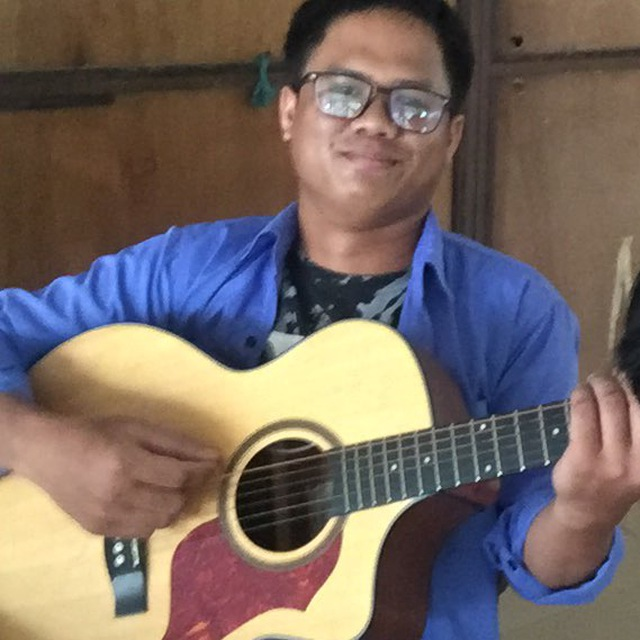
#> input picture TP/TP05 Singular Value Decomposition/Image.jpg, 640 x 640 px
$ jupyter execute Lecture05.ipynb   (shell and % lines are left out)
#> lines starting #> are read from the running program, lines starting #| are printed output that depends on the picture
### <font color = yellow>Lecture 5:  Singular Value Decomposition (SVD)

As on slides, SVD of matrix  𝐴  is:

𝐴= 𝑈𝐷𝑉^𝑇

Where:

𝑈  is an orthogonal  𝑚×𝑚  matrix; its columns are the left-singular vectors of  𝐴 .
𝑉  is an orthogonal  𝑛×𝑛  matrix; its columns are the right-singular vectors of  𝐴 .
𝐷  is a diagonal  𝑚×𝑛  matrix; elements along its diagonal are the singular values of

[cell 1]
import numpy as np
A = np.array([[-1,2], [3,-2], [5, 7]])
A

[cell 2]
U, d, VT = np.linalg.svd(A) # V is already transposed

[cell 3]
U

[cell 4]
VT

[cell 5]
d

[cell 6]
np.diag(d)

SVD and eigendecomposition are closely related to each other:

Left-singular vectors of  𝐴  = eigenvectors of  𝐴𝐴𝑇 .
Right-singular vectors of  𝐴  = eigenvectors of  𝐴𝑇𝐴 .
Non-zero singular values of  𝐴  = square roots of eigenvalues of  𝐴𝐴𝑇  = square roots of eigenvalues of  𝐴𝑇𝐴

### Image Compression via SVD

The section features code adapted from https://gist.github.com/frankcleary/4d2bd178708503b556b0

[cell 7]
import matplotlib.pyplot as plt
from PIL import Image

[cell 8]
img = Image.open('Image.jpg')
#> img is the input picture: PIL image 640x640 RGB; mean R, G, B 118.1, 104.5, 98.9
plt.imshow(img)

Convert image to grayscale so that we don't have to deal with the complexity of multiple color channels:

[cell 9]
imggray = img.convert('LA')
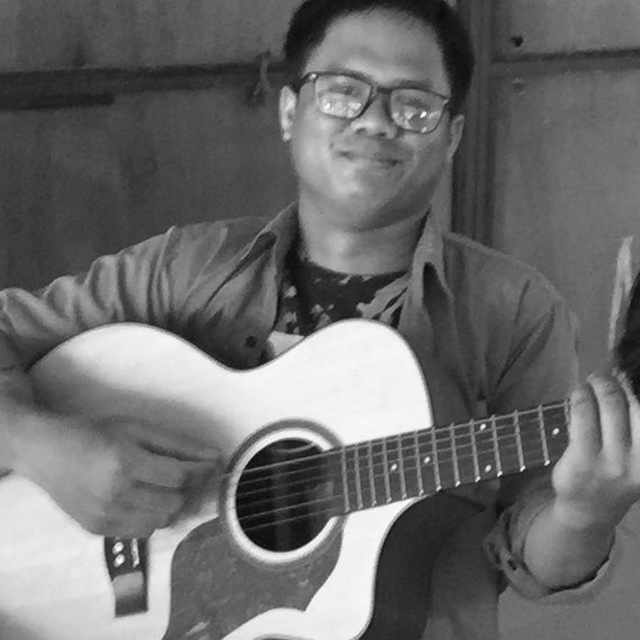
#> imggray: PIL image 640x640 LA; mean R, G, B, A 107.9, 107.9, 107.9, 255
plt.imshow(imggray)

Convert data into unmpy matrix, which doesn't impact image data:

[cell 10]
imgmat = np.array(list(imggray.getdata(band = 0)), float)
imgmat.shape = (imggray.size[1], imggray.size[0])
imgmat = np.matrix(imgmat)
plt.imshow(imgmat, cmap = 'gray')

[cell 11]
# Calculate SVD of the image:
U, sigma, V = np.linalg.svd(imgmat)
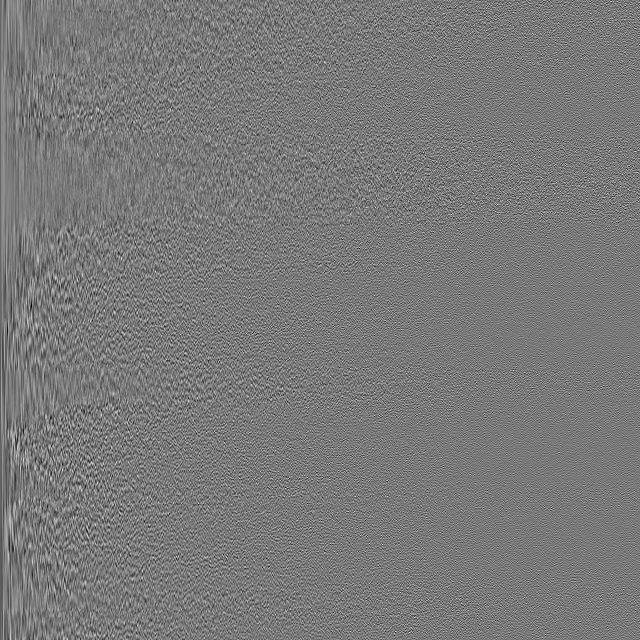
#> U: shape (640, 640) float64; min -0.213, max 0.232, mean -4.13e-05; drawn with min black and max white
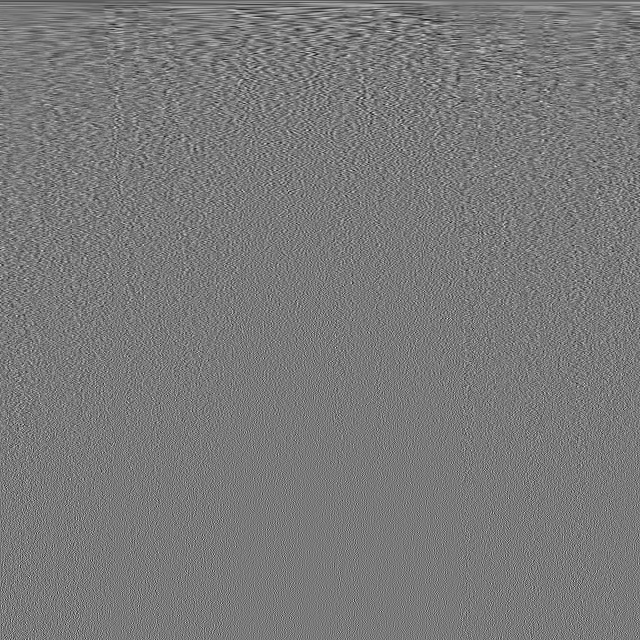
#> V: shape (640, 640) float64; min -0.209, max 0.227, mean -6.71e-05; drawn with min black and max white
#> sigma = 640 values, max 72684.9 at index 0, min 0.00828 at index 639, mean 395.1

As eigenvalues are arranged in descending order in diag( 𝜆 ) so too are singular values, by convention, arranged in descending order in  𝐷  (or, in this code, diag( 𝜎 )). Thus, the first left-singular vector of  𝑈  and first right-singular vector of  𝑉  may represent the most prominent feature of the image:

[cell 12]
reconstimg = np.matrix(U[:, :1])* np.diag(sigma[:1])*np.matrix(V[:1, :])
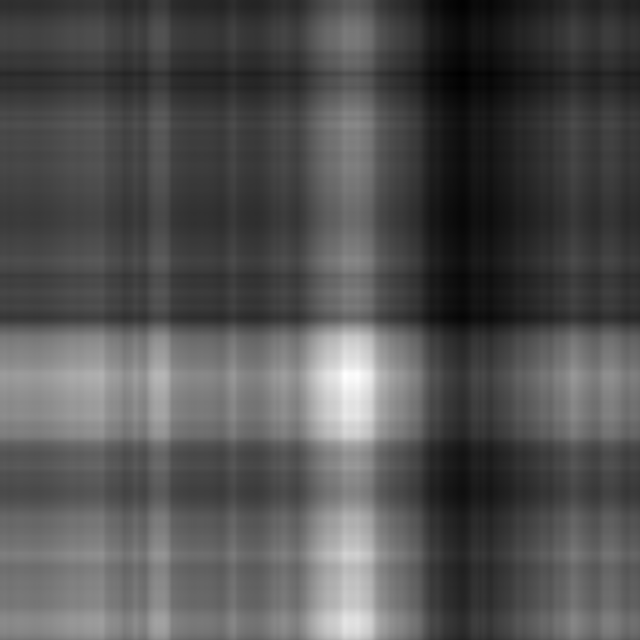
#> reconstimg: shape (640, 640) float64; min 33.49, max 262, mean 107.4; drawn with min black and max white
plt.imshow(reconstimg, cmap ='gray')

[cell 13]
# Additional singular vector improve the image quality
for i in [2,4,6,8,16,32,64]:
    reconstimg = np.matrix(U[:, :i])* np.diag(sigma[:i])* np.matrix(V[:i, :])
    plt.imshow(reconstimg, cmap = 'gray')
    title = "n = %s" % i
    plt.title(title)
    plt.show()
#> this loop made 7 passes
#> pass 1, `reconstimg = np.matrix(U[:, :i])* np.diag(sigma[:i])* np.matrix(V[:i, ..`:
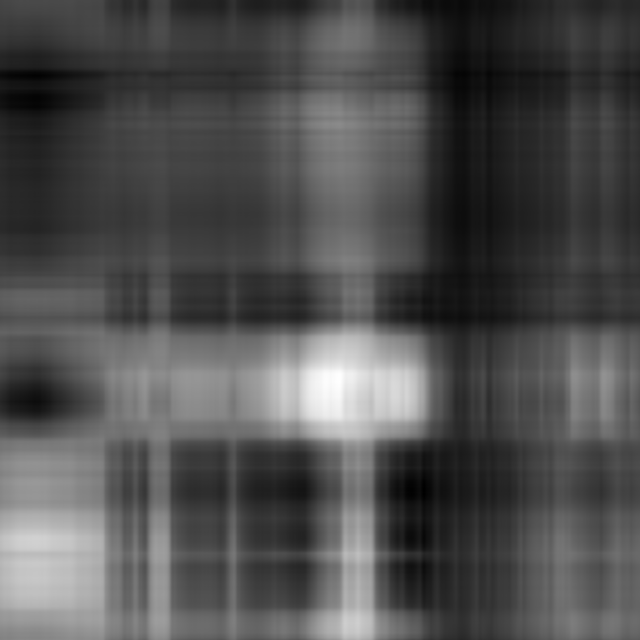
#> reconstimg: shape (640, 640) float64; min 26.22, max 286.2, mean 107.4; drawn with min black and max white
#> pass 3, `reconstimg = np.matrix(U[:, :i])* np.diag(sigma[:i])* np.matrix(V[:i, ..`:
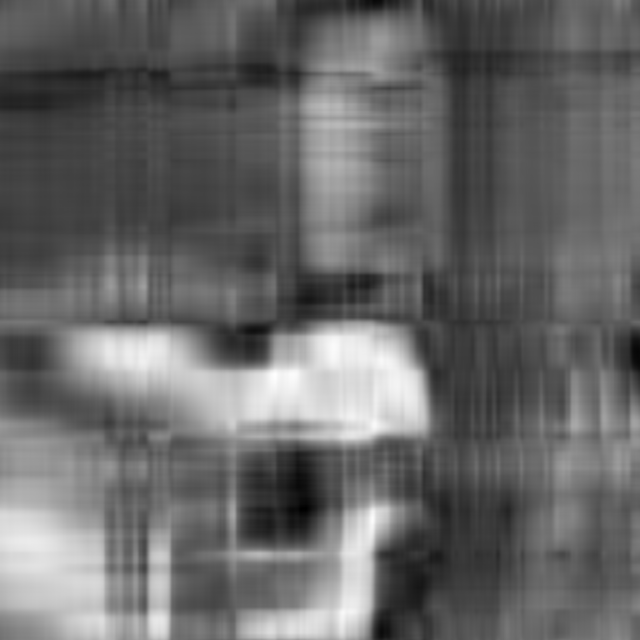
#> reconstimg: shape (640, 640) float64; min -10.03, max 278, mean 107.9; drawn with min black and max white

With 64 singular vectors, the image is reconstructed quite well, however the data footprint is much smaller than the original image:

[cell 14]
imgmat.shape
#> Out = (640, 640)

[cell 15]
full_represenation2  = 641*457
full_represenation2

[cell 16]
svd64_rep2 = 64*640 + 64 + 64*640
svd64_rep2

[cell 17]
svd64_rep2/full_represenation2

[cell 18]
perecentage = svd64_rep2/full_represenation2 * 100
perecentage

Specifically, the image represented as 64 singular vectors is 27.986% of the size of the original!
Alongside images, we can use singular vectors for dramatic, lossy compression of other types of media files.

### <font color = yellow> The Moore-Penrose Pseudoinverse

Let's calculate the pseudoinverse  𝐴+  of some matrix  𝐴  using the formula from the slides:

𝐴^+ =𝑉𝐷^{+}𝑈^𝑇

[cell 19]
A

As shown earlier, the NumPy SVD method returns  𝑈 ,  𝑑 , and  𝑉^𝑇

[cell 20]
U, d, VT = np.linalg.svd(A)

[cell 21]
U

[cell 22]
VT

[cell 23]
d

To create  𝐷+ , we first invert the non-zero values of  𝑑 :

[cell 24]
D = np.diag(d)
D

[cell 25]
1/8.6669

[cell 26]
1/4.104

...and then we would take the tranpose of the resulting matrix.

Because  𝐷  is a diagonal matrix, this can, however, be done in a single step by inverting  𝐷 :

[cell 27]
Dinv = np.linalg.inv(D)
Dinv

𝐷+  must have the same dimensions as 𝐴𝑇 in order for 𝑉𝐷+𝑈𝑇 matrix multiplication to be

[cell 28]
Dplus = np.concatenate((Dinv, np.array([[0,0]]).T), axis =1)
Dplus

(Recall  𝐷  must have the same dimensions as  𝐴  for SVD's  𝑈𝐷𝑉^𝑇 , but for MPP  𝑈  and  𝑉  have swapped sides around the diagonal matrix.)

Now we have everything we need to calculate  𝐴+  with  𝑉𝐷^+𝑈^𝑇 :

[cell 29]
np.dot(VT.T, np.dot(Dplus, U.T))

Working out this derivation is helpful for understanding how Moore-Penrose pseudoinverses work, but unsurprisingly NumPy is loaded with an existing method pinv():

[cell 30]
np.linalg.pinv(A)

#Exercise

For regression problems, we typically have many more cases ( 𝑛 , or rows of  𝑋 ) than features to predict (columns of  𝑋 ). Let's solve a miniature example of such an overdetermined situation.

We have eight data points ( 𝑛  = 8):

[cell 31]
x1 = [0,1,2,3,4,5,6,7.] #  E.g.:  E.g.: Dosage of drug for treating Alzheimer's disease
y= [1.86, 1.31,.62,.33, .09, -.67, -1.23, -1.37] # # E.g.: Patient's "forgetfulness score"

[cell 32]
title = 'Clinical Trial'
xlabel = 'Drug dosage (ml)'
ylabel = 'Forgetfulness'

[cell 33]
fig, ax = plt.subplots()
plt.title(title)
plt.xlabel(xlabel)
plt.ylabel(ylabel)
ax.scatter(x1,y)
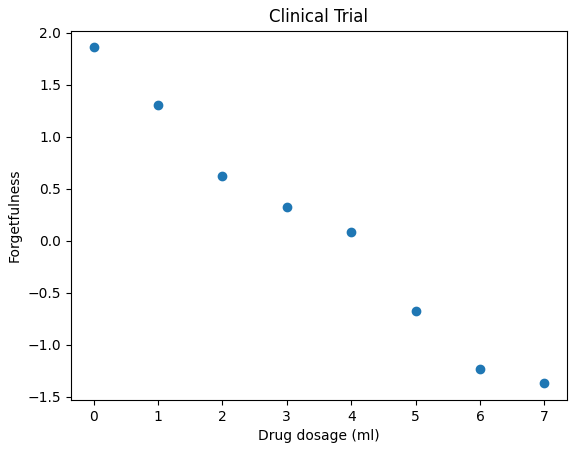
#> figure drawn by matplotlib, 1 panel

Although it appears there is only one predictor ( 𝑥1 ), our model requires a second one (let's call it  𝑥0 ) in order to allow for a  𝑦 -intercept. Without this second variable, the line we fit to the plot would need to pass through the origin (0, 0). The  𝑦 -intercept is constant across all the points so we can set it equal to 1 across the board:

[cell 34]
x0 = np.ones(8)
x0

Concatenate  𝑥0  and  𝑥1  into a matrix  𝑋 :

[cell 35]
X = np.concatenate((np.matrix(x0).T, np.matrix(x1).T), axis = 1)
#> X = [[1, 0], [1, 1], [1, 2], [1, 3], [1, 4], [1, 5], [1, 6], [1, 7]]
X
#> Out has the same summary as X

From the slides, we know that we can calculate the weights  𝑤  using the equation  𝑤=𝑋+𝑦 :

[cell 36]
w = np.dot(np.linalg.pinv(X), y)
#> w = [[1.76, -0.469]]
w
#> Out = [[1.76, -0.469]]

The first weight corresponds to the  𝑦 -intercept of the line, which is typically denoted as  𝑏 :

[cell 37]
b = np.asarray(w).reshape(-1)[0]
#> b = 1.76
b
#> Out = 1.76

While the second weight corresponds to the slope of the line, which is typically denoted as  𝑚 :

[cell 38]
m = np.asarray(w).reshape(-1)[1]
#> m = -0.469
m
#> Out = -0.469

With the weights we can plot the line to confirm it fits the points:

[cell 39]
fig, ax = plt.subplots()

plt.xlabel(xlabel)
plt.ylabel(ylabel)

ax.scatter(x1,y)

x_min, x_max = ax.get_xlim()
#> x_min = -0.35; x_max = 7.35
y_at_xmin = m*x_min +b
#> y_at_xmin = 1.92
y_at_xmax = m*x_max +b
#> y_at_xmax = -1.69

ax.set_xlim([x_min, x_max])
ax.plot([x_min, x_max], [y_at_xmin, y_at_xmax], c = 'C01')
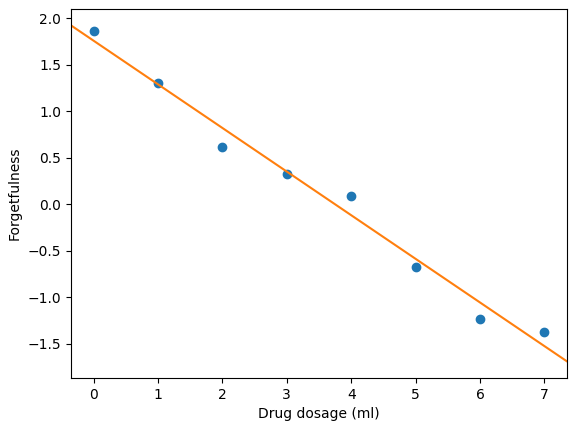
#> figure drawn by matplotlib, 1 panel

### Principal Component Analysis (PCA)

[cell 40]
from sklearn import datasets
iris = datasets.load_iris()

[cell 41]
iris.data.shape

[cell 42]
iris.get("feature_names")

[cell 43]
iris.data

[cell 44]
iris.target

[cell 45]
from sklearn.decomposition import PCA

[cell 46]
pca = PCA(n_components = 2)

[cell 47]
X = pca.fit_transform(iris.data)

[cell 48]
X.shape

[cell 49]
X[0:6, :]

[cell 50]
plt.scatter(X[:,0], X[:, 1])
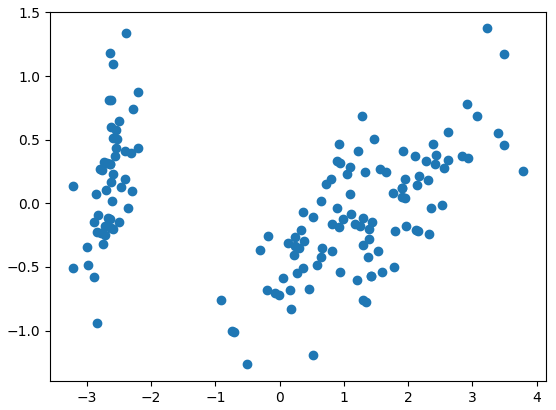
#> figure drawn by matplotlib, 1 panel

[cell 51]
iris.target.shape

[cell 52]
iris.target[0:6]

[cell 53]
unique_elements, counts_elements = np.unique(iris.target, return_counts = True)
np.asarray((unique_elements, counts_elements))

[cell 54]
list(iris.target_names)

[cell 55]
plt.scatter(X[:, 0], X[:,1], c = iris.target)
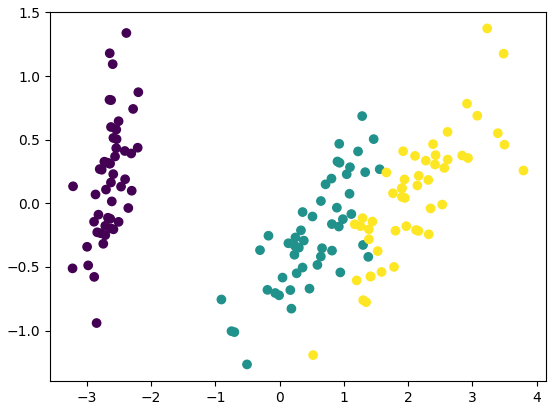
#> figure drawn by matplotlib, 1 panel
